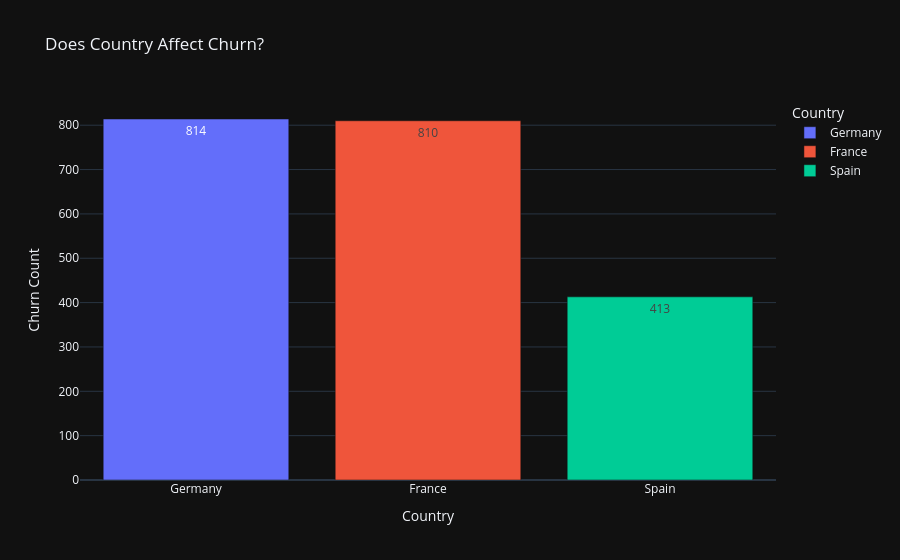

Notebook source saved alongside this figure:
### Code cell
# Count churned customers per country
churn_counts = df['country'][df['churn'] == 1].value_counts().reset_index()
churn_counts.columns = ['Country', 'Count']

# Create a colorful Plotly bar chart
fig = px.bar(churn_counts, 
             x='Country', 
             y='Count',
             template='plotly_dark',
             labels={'Count': 'Churn Count', 'Country': 'Country'},
             text_auto=True,
             color='Country',  # Different colors for each country
             title='Does Country Affect Churn?')

# Show the plot
fig.show()

### Figure 1 — Plotly figure (JSON) as saved in the notebook; plotly's stock layout.template omitted (floating-point values rounded to 4 significant figures)
{"data": [{"alignmentgroup": "True", "hovertemplate": "Country=%{x}<br>Churn Count=%{y}<extra></extra>", "legendgroup": "Germany", "marker": {"color": "#636efa", "pattern": {"shape": ""}}, "name": "Germany", "offsetgroup": "Germany", "orientation": "v", "showlegend": true, "textposition": "auto", "texttemplate": "%{y}", "type": "bar", "x": ["Germany"], "xaxis": "x", "y": [814], "yaxis": "y"}, {"alignmentgroup": "True", "hovertemplate": "Country=%{x}<br>Churn Count=%{y}<extra></extra>", "legendgroup": "France", "marker": {"color": "#EF553B", "pattern": {"shape": ""}}, "name": "France", "offsetgroup": "France", "orientation": "v", "showlegend": true, "textposition": "auto", "texttemplate": "%{y}", "type": "bar", "x": ["France"], "xaxis": "x", "y": [810], "yaxis": "y"}, {"alignmentgroup": "True", "hovertemplate": "Country=%{x}<br>Churn Count=%{y}<extra></extra>", "legendgroup": "Spain", "marker": {"color": "#00cc96", "pattern": {"shape": ""}}, "name": "Spain", "offsetgroup": "Spain", "orientation": "v", "showlegend": true, "textposition": "auto", "texttemplate": "%{y}", "type": "bar", "x": ["Spain"], "xaxis": "x", "y": [413], "yaxis": "y"}], "layout": {"autosize": true, "barmode": "relative", "legend": {"title": {"text": "Country"}, "tracegroupgap": 0}, "title": {"text": "Does Country Affect Churn?"}, "xaxis": {"anchor": "y", "autorange": true, "categoryarray": ["Germany", "France", "Spain"], "categoryorder": "array", "domain": [0, 1], "range": [-0.5, 2.5], "title": {"text": "Country"}, "type": "category"}, "yaxis": {"anchor": "x", "autorange": true, "domain": [0, 1], "range": [0, 856.8], "title": {"text": "Churn Count"}, "type": "linear"}}}
